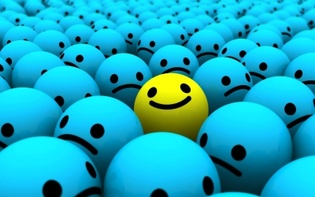
%> input picture EXE/L1img/imag1.jpg, 315 x 197 px, shrunk from 400 x 250 before the run
$ octave main1.m   (GNU Octave 9; MATLAB toolbox functions it lacks are replaced by stand-ins)
%> lines starting %> are read from the running program, lines starting %| are printed output that depends on the picture
### EXE/calculHistograma.m
function out = calculHistograma(pic);
%imaginea de intrare trebuie sa aiba un singru strat
[rows, cols]= size(pic);
h = zeros(1,256);
for i = 1:rows
    for j = 1:cols
        g = pic(i,j);
        h(g+1) = h(g+1) + 1;
    end
end
out = h;

### EXE/main1.m
clear all; close all; clc;
pozaUINT8 = imread('L1img\imag1.jpg');
%> pozaUINT8 is the input picture: size 197x315x3 uint8; mean R, G, B 23.2, 171.6, 193.9
poza = double(pozaUINT8)/255;
figure(1);  imshow(pozaUINT8);
figure(2);  imshow(poza);

%   1) LAB1 grayscale
i= 0.299*poza(:,:,1) + 0.587*poza(:,:,2) + 0.114*poza(:,:,3);
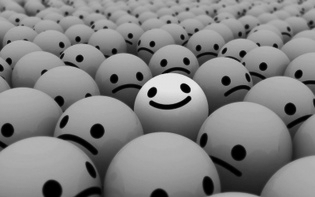
%> i: size 197x315 double; min 0, max 0.917, mean 0.509
figure(3);  imshow(i);

%   2) negative image
n= 1- poza; figure(4); imshow(n);
%> after `n= 1- poza`:
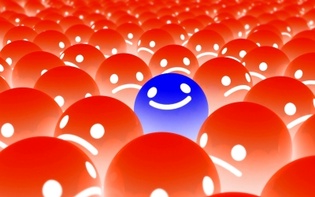
%> n: size 197x315x3 double; mean R, G, B 0.909, 0.327, 0.24

%   3) luminozitate
pozaL = poza + 20/255;  figure(4);  imshow(pozaL);
pozaL = poza - 20/255;  figure(5);  imshow(pozaL);

%   4) pseudocolor
pozaUINT8 = imread('L1img\imag3.jpg');
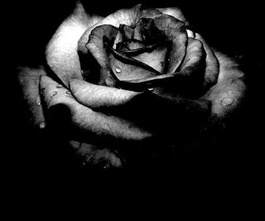
%> input picture EXE/L1img/imag3.jpg, 265 x 221 px, shrunk from 336 x 280 before the run
%> pozaUINT8 is the input picture: size 221x265x3 uint8; min 0, max 255, mean 31.1
pic = double (pozaUINT8)/255;   %figure(6); imshow(pic);
pic(:,:,1) = 72/255 * pic(:,:,1) ;
pic(:,:,2) = 162/255 * pic(:,:,2) ;
pic(:,:,3) = 153/255 * pic(:,:,3) ;
figure(7); imshow(pic);

%   5) LAB2 histograma
pic = imread('L2img\imag3.png');
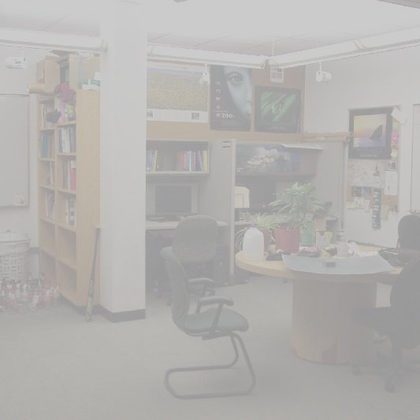
%> input picture EXE/L2img/imag3.png, 420 x 420 px, shrunk from 533 x 533 before the run
%> pic is the input picture: size 420x420x3 uint8; mean R, G, B 179.9, 178.2, 175.8
figure(8);  imshow(pic);
I= 0.299*pic(:,:,1) + 0.587*pic(:,:,2) + 0.114*pic(:,:,3);
figure(9);  imshow(I);
h = calculHistograma(I(:,:,1));
%> after the loop in calculHistograma, `for i = 1:rows`: h = 256 values, max 12256 at index 204, min 0 at index 1, mean 689.1
%> in calculHistograma, `out = h;`: out has the same summary as h
figure(10); stem(h);
%> after `stem(h)`:
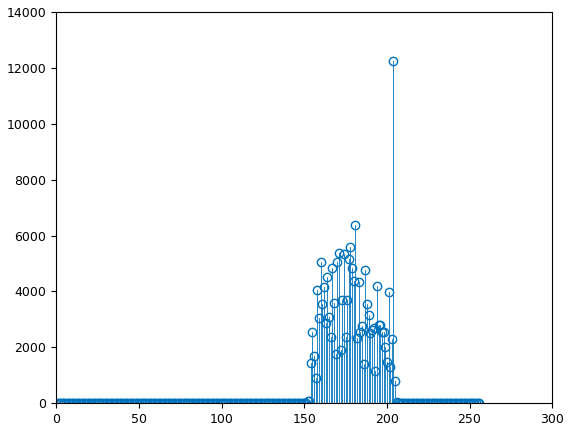
%> figure redrawn from the program's plot data; highest point at x = 204, y = 12256
%   6) imbunatatire contrast 5)
pozaO = double(I);
M = max(pozaO(:));  m = min(pozaO(:));
%> after `M = max(pozaO(:))`: M = 210
%> after `m = min(pozaO(:))`: m = 150
pozaN = (255/(M-m))*(pozaO-m);
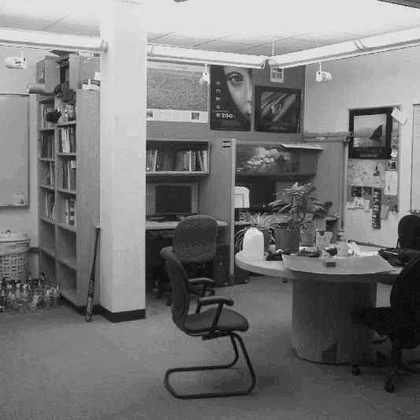
%> pozaN: size 420x420 double; min 0, max 255, mean 121.1
figure(11); imshow(uint8(pozaN));
%   7) histograma pentru 6)
x = calculHistograma(uint8(pozaN)); figure(12);stem(x);
%> after `x = calculHistograma(uint8(pozaN))`: x = 256 values, max 12256 at index 226, min 0 at index 2, mean 689.1
%> after `stem(x)`:
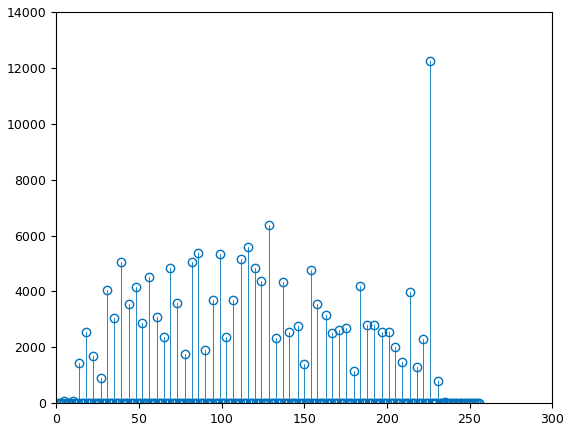
%> figure redrawn from the program's plot data; highest point at x = 226, y = 12256
